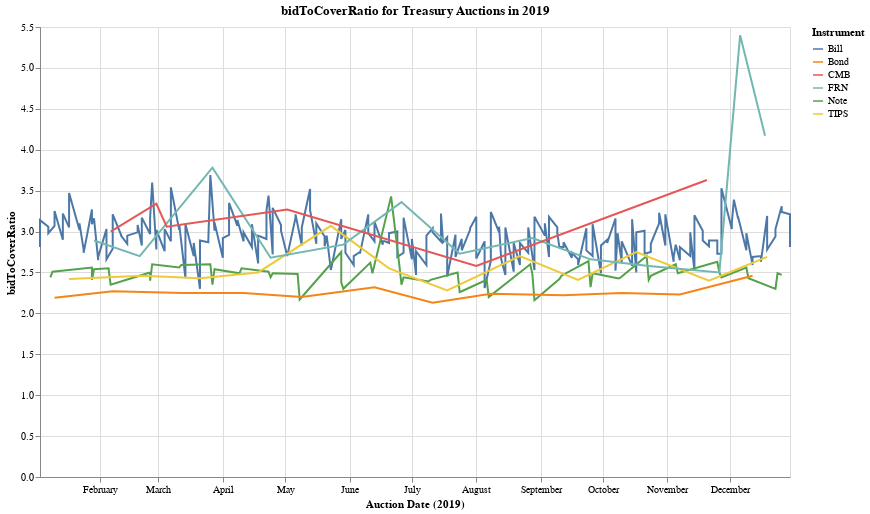

Notebook code for this chart:
### Code cell
doChart(2019, metric='bidToCoverRatio')

### Figure 1 — Vega-Lite specification as saved in the notebook (floating-point values rounded to 4 significant figures; data arrays with more than 128 entries replaced by an {"elided": "..."} marker saying what was removed)
{"config": {"view": {"continuousWidth": 400, "continuousHeight": 300}}, "data": {"name": "data-304f790f849534c5cda7dc3313964e5b"}, "mark": "line", "background": "white", "encoding": {"color": {"type": "nominal", "field": "type", "title": "Instrument"}, "x": {"type": "temporal", "axis": {"title": "Auction Date (2019)"}, "field": "auctionDate"}, "y": {"type": "quantitative", "field": "bidToCoverRatio"}}, "height": 450, "title": "bidToCoverRatio for Treasury Auctions in 2019", "width": 750, "$schema": "https://vega.github.io/schema/vega-lite/v4.0.2.json", "datasets": {"data-304f790f849534c5cda7dc3313964e5b": {"elided": "325 records"}}}
